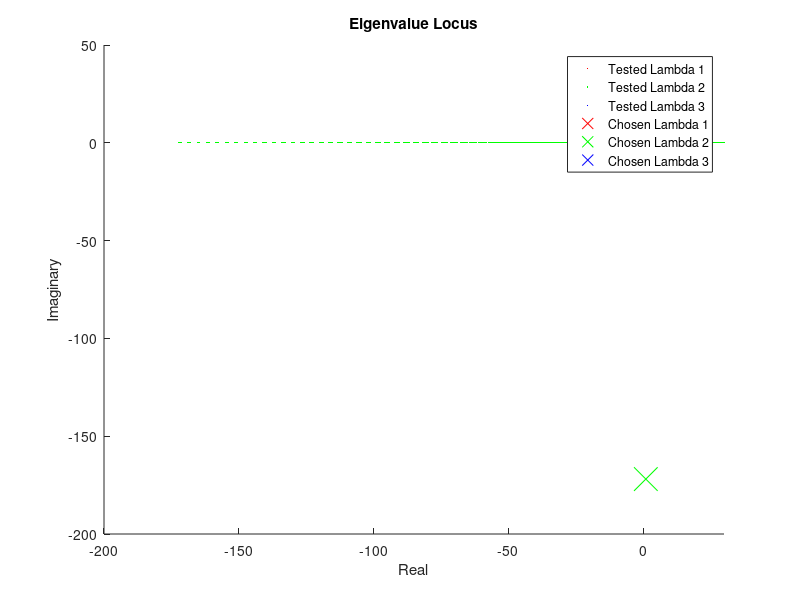

Recreate this plot in MATLAB.
close all; clear all;
Ix = 5.8*10^-5;
N = 100;
k1_vector = linspace(-.01,.01,N);
k2_vector = linspace(0,.01,N);

value_matrix_k1k2 = nan(N^2,6);
% tau1, tau2, k1, k2
idx = 1;
for i = 1:N
    for j = 1:N
        %A = [0 1;
        %    -k1_vector(i)/Ix -k2_vector(j)/Ix];
        A = [0 1;
            -k2_vector(j)/Ix -k1_vector(i)/Ix];
        [~,D] = eig(A);
        value_matrix_k1k2(idx,1) = -1/D(1,1); % Time constants
        value_matrix_k1k2(idx,2) = -1/D(2,2);
        value_matrix_k1k2(idx,3) = k1_vector(i); % K values
        value_matrix_k1k2(idx,4) = k2_vector(j);
        value_matrix_k1k2(idx,5) = D(1,1); %eigenvalues
        value_matrix_k1k2(idx,6) = D(2,2);
        idx = idx + 1;
    end
end

%figure;
%plot(value_matrix_k1k2(:,3), value_matrix_k1k2(:,1), '*', 'linewidth', 2);
%xlabel('k1');  ylabel('tau [s]')

% figure;
% plot(value_matrix_k1k2(:,4), value_matrix_k1k2(:,1), '*', 'linewidth', 2);
% xlabel('k2'); ylabel('tau [s]')

[minValue,idx_k1k2] = min(abs(value_matrix_k1k2(:,1)-2))
value_matrix_k1k2(idx_k1k2, :)

%%

close all
Ix = 5.8*10^-5;
N = 5000;
        k1 = 0.0099;
k2 = 0.0049;
k3_vector = linspace(-0.1,.1,N);
g = 9.81;

value_matrix_k3 = nan(N,3);
% tau1, tau2, tau3, k3

for i = 1:N
    A = [0 g 0;
        0 0 1;
        -k3_vector(i)/Ix -k2/Ix  -k1/Ix ];
    
    
    [~,D] = eig(A);
    value_matrix_k3(i,1) = (-1/D(3,3)); % tau
    value_matrix_k3(i,2) = k3_vector(i);
    value_matrix_k3(i,3) = D(3,3);
end

%figure; hold on; title("adf")
%plot(value_matrix_k3(:,2), value_matrix_k3(:,1))
%xlabel('k3'); ylabel('tau [s]')
%legend("tau3");

[minValue,idx_k3] = min(abs(value_matrix_k3(:,1)-1.25))
value_matrix_k3(idx_k3, :)


%%
% Plotting
figure; hold on; title("Eigenvalue Locus");
xlabel("Real"); ylabel("Imaginary");
% Plot k locii
plot(value_matrix_k1k2(:,5), 'r.', 'markersize', 0.5)
plot(value_matrix_k1k2(:,6), 'g.', 'markersize', 0.5)
plot(value_matrix_k3(:,3), 'b.', 'markersize', 0.5)

% plot actual values
plot(complex(value_matrix_k1k2(idx_k1k2,5)), 'rx', 'markersize', 17)
plot(complex(value_matrix_k1k2(idx_k1k2,6)), 'gx', 'markersize', 17)
plot(complex(value_matrix_k1k2(idx_k3,3)), 'bx', 'markersize', 17)
xlim([-200 30])

legend("Tested Lambda 1", "Tested Lambda 2", "Tested Lambda 3", "Chosen Lambda 1", "Chosen Lambda 2", "Chosen Lambda 3")